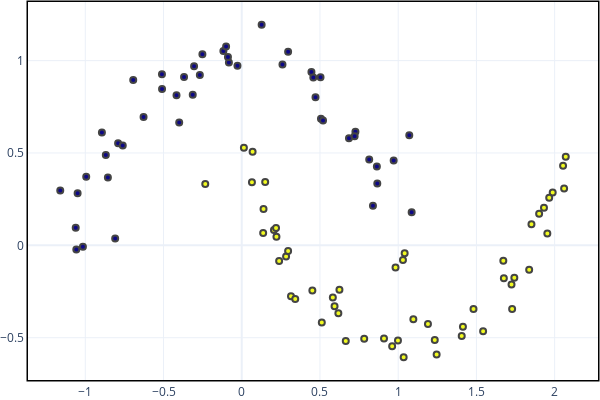

Notebook code cell kept with this figure:
### Code cell
cur_labeled_mask = np.copy(labeled_mask)
cur_labeled_mask[idx_to_label] = True
learner.fit(train_X[cur_labeled_mask], train_y[cur_labeled_mask])
acc = eval_acc(test_X, test_y, vis=True)
